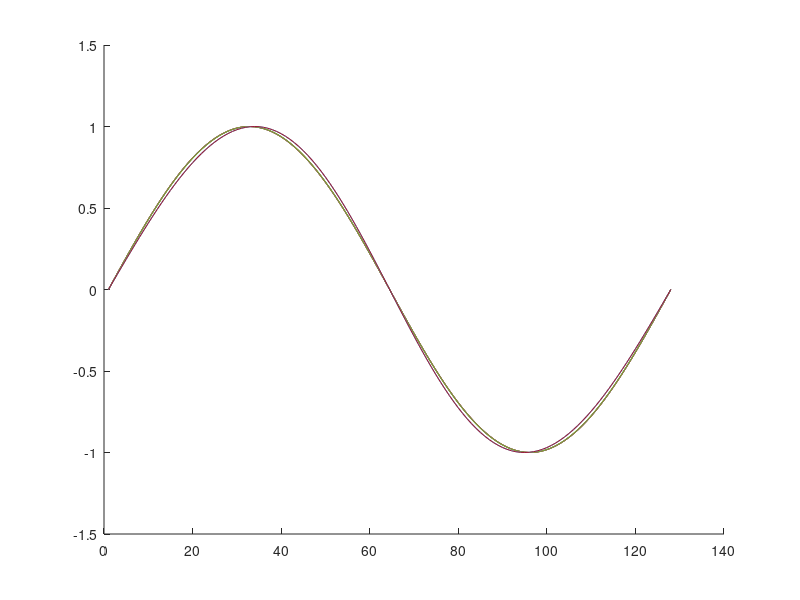
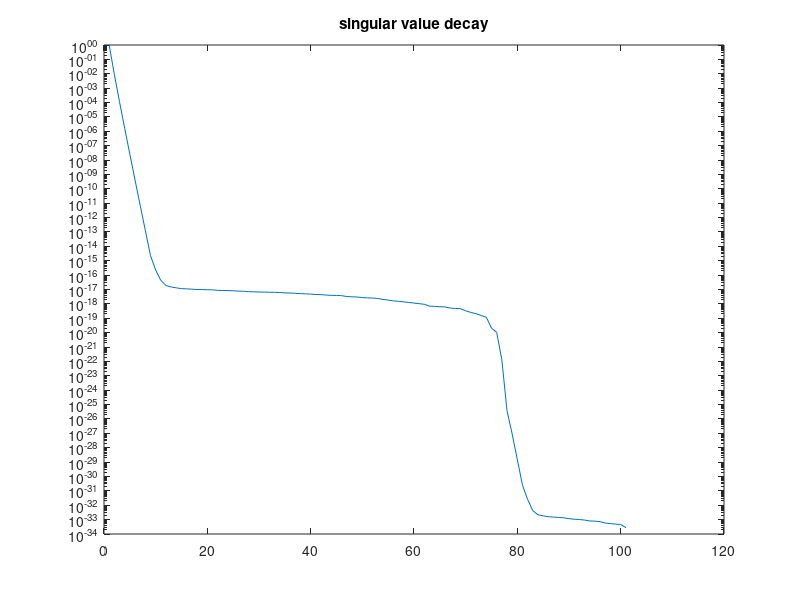
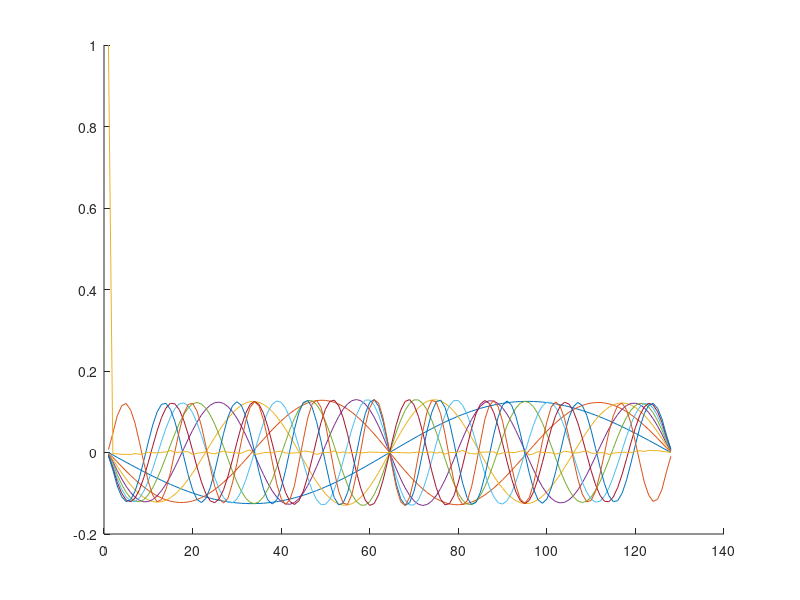

These figures' MATLAB source, in order: (Note: this script raises an error after producing the figures.)
clear all;
close all;

rng(1); % for reproducibility

addpath('source/');

N = 128;

%% Burgers' model based on https://epubs.siam.org/doi/epdf/10.1137/19M1292448

Omega = [-1 1];
xs = linspace(Omega(1),Omega(2),N);
dx = (Omega(2)-Omega(1))/N;

dt = 1e-4;
% dt = 1e-5;
% t_end = 1;
t_end = 100*dt;
% nt = t_end/dt;
nt = round(t_end/dt);

% is = [1 2];
is = [2];
I = speye(N);

%% skew-symmetric convection operator for Burger's equation as described in
% https://www.sciencedirect.com/science/article/pii/S0021999124002523
index = @(x) mod(x-1,N)+1;
kron_ind = @(i,j) i+(j-1)*N;

C = zeros(N,N^2);
for i = 1:N
    C(i,kron_ind(index(i-1),index(i-1))) = 1; % u_{i-1}^2
    C(i,kron_ind(index(i+1),index(i+1))) = -1; % u_{i+1}^2
    C(i,kron_ind(index(i-1),i)) = 1; % u_i u_{i-1}
    C(i,kron_ind(index(i+1),i)) = -1; % u_i u_{i+1}
end

C = C/(3*dx);

F2 = @(x1,x2) C*kron(x1,x2);

%% negative semi-definite diffusion operator
D = -2*diag(ones(N,1)) + diag(ones(N-1,1),1) + diag(ones(N-1,1),-1);
D(N,1) = 1;
D(1,N) = 1;
D = D/dx^2;
% mu = 0.1; %
% mu = 1;
mu = 0;

F1 = @(x) mu*D*x;

%% 
F1X = @(X) F1(X(:,1));         % same as F1 but with consistent notation
F2X = @(X) F2(X(:,1),X(:,2));  % enable storing variables in one matrix

Nu = 0; % input signal dimension


f = @(x,u) F1(x) + F2(x,x);


%% generate ROM basis construction data
X_b = zeros(N,nt+1);
U_b = zeros(Nu,nt+1); 
x0 = -sin(pi*xs)' ; % -> make intial condition satisfy periodic BC

t = 0;
x = x0;
u = U_b(:,1);

X_b(:,1) = x0;
% U_b(:,1) = u;

for i=1:nt
    x = x + dt*f(x,u);
    t = t + dt;
    u = U_b(:,i);

    X_b(:,i+1) = x;
    % U_b(:,i+1) = u;
end

%% state plots
figure; hold on
plot(X_b(:,1))
plot(X_b(:,2))
plot(X_b(:,3))
plot(X_b(:,5))
plot(X_b(:,10))
plot(X_b(:,100))
plot(X_b(:,end))

%% construct ROM basis via POD
[V,S,~] = svd(X_b,'econ');
n = 10;
Vn = V(:,1:n);

%% singular value decay
figure
semilogy(diag(S)/S(1,1))
title("singular value decay")

%% plot POD modes
figure; hold on
for i = 1:n
    plot(Vn(:,i))
end

%% construct intrusive operators
tA1 = precompute_rom_operator(F1X,Vn,1);

Jn2 = power2kron(n,2);
tA2 = precompute_rom_operator(F2X,Vn,2)*Jn2;


%% generate rank-sufficient snapshot data
tX0_pure = rank_suff_basis(n,is);
U0_pure = [];
XU = blkdiag(U0_pure,tX0_pure);
tX0 = XU(Nu+1:end,:);
U0 = XU(1:Nu,:);

nf = size(tX0,2);
tX1 = zeros(n,nf);

%% plot initial conditions

figure
hold on
for i = 1:nf
    plot(Vn*tX0(:,i))
end

%%

% compute time step estimate (3.10)
dt1 = dt_estimate(X_b,U_b,Vn(:,1),dt,is);

for i = 1:nf
    tX1(:,i) = Vn'*single_step(Vn*tX0(:,i),U0(:,i),dt1,f);
end

dot_tX = (tX1-tX0)/dt1;

%%
ns = 1:n;
nn = numel(ns);

B_errors = zeros(nn,1);
A1_errors = zeros(nn,1);
A2_errors = zeros(nn,1);

O_errors = zeros(nn,1);
condsD = zeros(nn,1);

n_is__ = n_is(n,is);

h_energy_error = zeros(nn,1);
t_energy_error = zeros(nn,1);

h_symmetry_error = zeros(nn,1);
t_symmetry_error = zeros(nn,1);

h_ROM_state_error = zeros(nn,1);
t_ROM_state_error = zeros(nn,1);

for j = 1:nn
    n_ = ns(j);
    n_is_ = n_is(n_,is);
    nf_ = sum(n_is_)+Nu;

    % ks = [1:Nu+n_is_(1), Nu+n_is__(1)+1:Nu+n_is__(1)+n_is_(2)];
    ks = [1:Nu+n_is_(1)];

    tX0_ = tX0(1:n_,ks);
    dot_tX_ = dot_tX(1:n_,ks);
    U0_ = U0(:,ks);

    [O,A_inds,B_inds,condD] = opinf(dot_tX_,tX0_,U0_,is,true);
    % hA1_ = O(:,A_inds(1,1):A_inds(1,2));
    % hA2_ = O(:,A_inds(2,1):A_inds(2,2));
    hA2_ = O(:,A_inds(1,1):A_inds(1,2));
    hB_ = O(:,B_inds(1,1):B_inds(1,2));

    % tB_ = tB(1:n_,:);
    % tA1_ = tA1(1:n_,1:n_is_(1));
    % tA2_ = tA2(1:n_,1:n_is_(2));
    tA2_ = tA2(1:n_,1:n_is_(1));

    % tO_ = [tA1_ tA2_];
    tO_ = [tA2_];
    O_errors(j) = norm(O-tO_,"fro")/norm(tO_,"fro");

    condsD(j) = condD;


    %% compute energy-preserving constraint violation
    % eq. (19) in https://arxiv.org/pdf/2401.02889
    Jn_3 = power2kron(n_,3);
    In_2 = kron2power(n_,2);
    h_conv = hA2_*In_2;
    h_energy_error(j) = sum(abs(Jn_3'*h_conv(:)));
    t_conv = tA2_*In_2;
    t_energy_error(j) = sum(abs(Jn_3'*t_conv(:)));

    %% compute symmetry violation
    % h_symmetry_error(j) = norm(hA1_ - hA1_')/norm(hA1_);
    % t_symmetry_error(j) = norm(tA1_ - tA1_')/norm(tA1_);

    %% plot eigenvalues of diffusion matrix
    % figure(316311)
    % hold on
    % semilogy(n_*ones(n_,1),-eig(tA1_),'bo', "DisplayName","intrusive", "MarkerSize",10)
    % semilogy(n_*ones(n_,1),-eig(hA1_),'rx', "DisplayName","exactOpInf", "MarkerSize",10)
    % ylabel("negated eigenvalues","Interpreter","latex", "FontSize",15)
    % xlabel("ROM dimension","Interpreter","latex", "FontSize",15)
    % set(gca, 'YScale', 'log')
    % % legend("show")
    % ylim([4 2e4])
    % grid on
    % box on
    % legend("intrusive","exactOpInf","Location","northwest","Interpreter","latex", "FontSize",12)

    computeROMStateError = true
    % computeROMStateError = false
    if computeROMStateError
        %% compute avg ROM state error
        Vn_ = Vn(:,1:n_);
        % tf = @(tx,u) tA1_*tx + tA2_*uniquepower(tx,2);
        % hf = @(hx,u) hA1_*hx + hA2_*uniquepower(hx,2);
        tf = @(tx,u) tA2_*uniquepower(tx,2);
        hf = @(hx,u) hA2_*uniquepower(hx,2);

        tX_b = zeros(n_,nt+1);
        hX_b = zeros(n_,nt+1);
        % U_b = zeros(Nu,nt+1);
        t = 0;
        tx = Vn_'*x0;
        hx = Vn_'*x0;
        % u = U_b(:,1);

        tX_b(:,1) = tx;
        hX_b(:,1) = hx;
        % U_b(:,1) = u;

        for i=1:nt
            tx = single_step(tx,[],dt,tf);
            hx = single_step(hx,[],dt,hf);

            t = t + dt;
            % u = U_b(:,i);

            tX_b(:,i+1) = tx;
            hX_b(:,i+1) = hx;
            % U_b(:,i+1) = u;
        end

        t_ROM_state_error(j) = norm(Vn_*tX_b - X_b,"fro")/norm(X_b,"fro");
        h_ROM_state_error(j) = norm(Vn_*hX_b - X_b,"fro")/norm(X_b,"fro");
    end
end

savefig("figures/eig_vals.fig")
exportgraphics(gcf,"figures/eig_vals.pdf")

% figure
% hold on
% semilogy(ns,O_errors,'x-', 'LineWidth', 2,'DisplayName',"exactOpInf")
% ylabel("operator error")
% xlabel("ROM dimension")
% set(gca, 'YScale', 'log')
% grid on
% legend("show")


figure
hold on
semilogy(ns,h_energy_error,'x-', 'LineWidth', 2,'DisplayName',"exactOpInf", "MarkerSize",10)
semilogy(ns,t_energy_error,'+:', 'LineWidth', 2,'DisplayName',"intrusive", "MarkerSize",10)
ylabel("energy-preserving constraint violation","Interpreter","latex", "FontSize",15)
xlabel("ROM dimension","Interpreter","latex", "FontSize",15)
set(gca, 'YScale', 'log')
grid on
legend("show","Interpreter","latex", "FontSize",12)
legend("Location","northwest")
box on

savefig("figures/energy_violation.fig")
exportgraphics(gcf,"figures/energy_violation.pdf")

% figure
% hold on
% semilogy(ns,h_symmetry_error,'x-', 'LineWidth', 2,'DisplayName',"exactOpInf", "MarkerSize",10)
% semilogy(ns,t_symmetry_error,'+:', 'LineWidth', 2,'DisplayName',"intrusive", "MarkerSize",10)
% ylabel("diffusion matrix symmetry violation","Interpreter","latex", "FontSize",15)
% xlabel("ROM dimension","Interpreter","latex", "FontSize",15)
% set(gca, 'YScale', 'log')
% grid on
% legend("show","Interpreter","latex", "FontSize",12)
% legend("Location","northwest")
% ylim([1e-17 1e-15])
% box on
% 
% savefig("figures/symmetry_violation.fig")
% exportgraphics(gcf,"figures/symmetry_violation.pdf")

if computeROMStateError
    figure
    hold on
    semilogy(ns,h_ROM_state_error,'x-', 'LineWidth', 2,'DisplayName',"exactOpInf", "MarkerSize",10)
    semilogy(ns,t_ROM_state_error,'+:', 'LineWidth', 2,'DisplayName',"intrusive", "MarkerSize",10)
    ylabel("relative average ROM state error","Interpreter","latex", "FontSize",15)
    xlabel("ROM dimension","Interpreter","latex", "FontSize",15)
    set(gca, 'YScale', 'log')
    grid on
    legend("show","Interpreter","latex", "FontSize",12)
    legend("Location","northeast")
    % ylim([1e-17 1e-15])
    box on

    savefig("figures/rom_state_error_burgers.fig")
    exportgraphics(gcf,"figures/rom_state_error_burgers.pdf")
end


%% visualize singular values
% figure; semilogy(diag(S),'o-')
% hold on

save("data/data_burgers_inviscid","O_errors","condsD");

%%

figure(11)
semilogy(ns,O_errors,'*-', 'LineWidth', 2,'DisplayName',"Burger's inviscid", "MarkerSize",10)
figure(12)
semilogy(ns,condsD,'*-', 'LineWidth', 2,'DisplayName',"Burger's inviscid", "MarkerSize",10)

figure(11)
ylabel("relative operator error","Interpreter","latex", "FontSize",15)
xlabel("ROM dimension","Interpreter","latex","FontSize",15)
set(gca, 'YScale', 'log')
grid on
legend("show","Interpreter","latex","FontSize",12)
box on

% savefig("figures/operator_errors.fig")
% exportgraphics(gcf,"figures/operator_errors.pdf")

figure(12)
ylabel("condition number","Interpreter","latex","FontSize",15)
xlabel("ROM dimension","Interpreter","latex","FontSize",15)
set(gca, 'YScale', 'log')
grid on
legend("show","Interpreter","latex","FontSize",12)
box on





%% FOM solver running for one time step
function x_1 = single_step(x_0,u_0,dt,f)
    x_1 = x_0 + dt*f(x_0,u_0);
end
